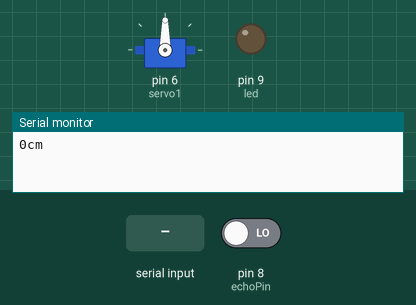
This sketch was run on a simulated Arduino Uno, built with avr-gcc and run on an emulated ATmega328P. Shown: servo, output pins drawn as LEDs (lit = HIGH), the last lines printed to the serial monitor. The test bench sets the inputs (shaded band); at power-on: pin 8 (echoPin) LOW. Pins used as bus, display or sensor lines are not drawn.

Above: at 1.2 s.
1.3 s: "1" received over the second serial link
At 3.0 s:
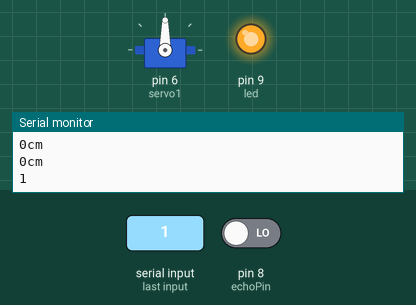
3.5 s: "2" received over the second serial link
At 5.3 s:
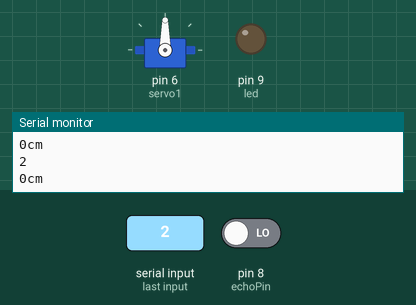
Timing chart, 0 to 6.8 s (numbered marks = the images above; inputs shaded):
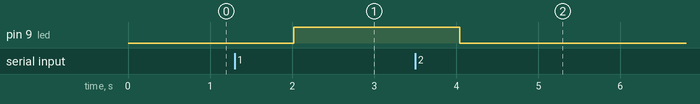

Measured:
- after the input at 1.3 s, pin 9 (led): LOW → HIGH after 0.72 s
- after the input at 3.5 s, pin 9 (led): HIGH → LOW after 0.54 s

The sketch:

servo1.ino
```cpp
#include <SoftwareSerial.h>
#include <Servo.h>
SoftwareSerial mybluetooth(0,1); // Khai báo tên Bluetooth và chân TX RX (2-TX, 3-RX)
Servo servo1;
Servo servo2;

String incomingByte ;
int led = 9;
int triggerPin = 7;
int echoPin = 8;
char docgiatri;
int pos1 = 0;

void setup() {
  Serial.begin(9600);
  pinMode(led, OUTPUT);
  pinMode(triggerPin, OUTPUT);
  pinMode(echoPin, INPUT);
  servo1.attach(6);
  mybluetooth.begin(9600);
}
void loop() {
  sensor();
  if(mybluetooth.available() > 0) {
    docgiatri = mybluetooth.read();
    if (docgiatri == ('1')) {digitalWrite(led,HIGH);}
    if (docgiatri == ('2')) {digitalWrite(led,LOW);}
    if (docgiatri == ('3')) {servo1.write(180);}
    if (docgiatri == ('4')) {servo1.write(90);}
    Serial.println(docgiatri);
  }

}

void sensor() {

  int duration, distance;

  digitalWrite(triggerPin, HIGH);
  delay(10);
  digitalWrite(triggerPin, LOW);

  duration = pulseIn(echoPin, HIGH);
  distance = (duration/2) / 29.1;

  Serial.print(distance);
  Serial.print("cm");
  Serial.println(" ");

}
```
